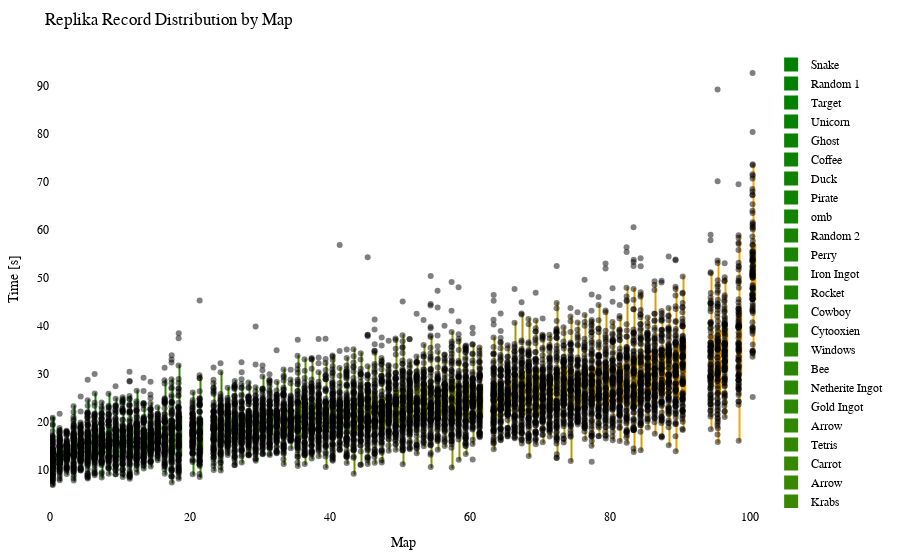

Notebook code for this chart:
### Code cell
import plotly.graph_objects as go
import plotly.io as pio
from matplotlib.colors import LinearSegmentedColormap, to_hex

df = getRecordsDataframe(minigame="Replika")

# sort df columns by mean value 
df = df.reindex(df.mean().sort_values().index, axis=1)

# drop sum column
df = df.drop(columns=["Sum"])

# replace 25 with NaN
df = df.replace(25, np.nan)

# remove "ms " from column names
df.columns = df.columns.str.replace('ms ', '')

# Exclude the first column (assuming it's the column you don't want to include)
df_to_html = df.iloc[:, 1:]

# Calculate the offset for centering the data points
num_columns = len(df_to_html.columns)
offset = 0.5

# Create a green to orange gradient
cmap = LinearSegmentedColormap.from_list("green_orange", ["green", "orange"])
colors = [to_hex(cmap(i / (num_columns - 1))) for i in range(num_columns)]

# Create a Swarm plot using Plotly
fig = go.Figure()

for i, (column, color) in enumerate(zip(df_to_html.columns, colors)):
    x_values = [i + offset] * len(df_to_html[column])  # Adjust x-values with offset for horizontal centering
    fig.add_trace(go.Box(x=x_values,
                         y=df_to_html[column],
                         name=column,
                         boxpoints='all',
                         pointpos=-0.5,  # Adjust point position to prevent overlapping
                         marker=dict(color='rgba(0,0,0,0.5)', size=6),  # Adjust marker color and size
                         line=dict(color=color),
                         fillcolor=color,
                         hovertext=df_to_html.index,
                         hoverinfo='name+text+y',
                         showlegend=True))

fig.update_layout(title="Replika Record Distribution by Map",
                  xaxis=dict(title="Map"),
                  yaxis=dict(title="Time [s]"),
                  showlegend=True,
                  font=dict(family="Arial", size=12, color="black"),  # Customize font
                  plot_bgcolor="white",  # Set background color
                  margin=dict(l=50, r=50, t=50, b=50),  # Adjust margins for better layout
                  )

# Show the figure
fig.show()

# Export the plot to an HTML file
pio.write_html(fig, "out/repl_swarm_plot.html")

### Figure 1 — Plotly figure (JSON) as saved in the notebook; plotly's stock layout.template omitted (floating-point values rounded to 4 significant figures; data arrays with more than 128 entries replaced by an {"elided": "..."} marker saying what was removed)
{"data": [{"boxpoints": "all", "fillcolor": "#008000", "hoverinfo": "name+text+y", "hovertext": {"elided": "133 str values"}, "line": {"color": "#008000"}, "marker": {"color": "rgba(0,0,0,0.5)", "size": 6}, "name": "Snake", "pointpos": -0.5, "showlegend": true, "type": "box", "x": {"elided": "133 float values"}, "y": {"elided": "133 float values"}}, {"boxpoints": "all", "fillcolor": "#028000", "hoverinfo": "name+text+y", "hovertext": {"elided": "133 str values"}, "line": {"color": "#028000"}, "marker": {"color": "rgba(0,0,0,0.5)", "size": 6}, "name": "Random 1", "pointpos": -0.5, "showlegend": true, "type": "box", "x": {"elided": "133 float values"}, "y": {"elided": "133 float values"}}, {"boxpoints": "all", "fillcolor": "#058100", "hoverinfo": "name+text+y", "hovertext": {"elided": "133 str values"}, "line": {"color": "#058100"}, "marker": {"color": "rgba(0,0,0,0.5)", "size": 6}, "name": "Target", "pointpos": -0.5, "showlegend": true, "type": "box", "x": {"elided": "133 float values"}, "y": {"elided": "133 float values"}}, {"boxpoints": "all", "fillcolor": "#078100", "hoverinfo": "name+text+y", "hovertext": {"elided": "133 str values"}, "line": {"color": "#078100"}, "marker": {"color": "rgba(0,0,0,0.5)", "size": 6}, "name": "Unicorn", "pointpos": -0.5, "showlegend": true, "type": "box", "x": {"elided": "133 float values"}, "y": {"elided": "133 float values"}}, {"boxpoints": "all", "fillcolor": "#0a8100", "hoverinfo": "name+text+y", "hovertext": {"elided": "133 str values"}, "line": {"color": "#0a8100"}, "marker": {"color": "rgba(0,0,0,0.5)", "size": 6}, "name": "Ghost", "pointpos": -0.5, "showlegend": true, "type": "box", "x": {"elided": "133 float values"}, "y": {"elided": "133 float values"}}, {"boxpoints": "all", "fillcolor": "#0c8200", "hoverinfo": "name+text+y", "hovertext": {"elided": "133 str values"}, "line": {"color": "#0c8200"}, "marker": {"color": "rgba(0,0,0,0.5)", "size": 6}, "name": "Coffee", "pointpos": -0.5, "showlegend": true, "type": "box", "x": {"elided": "133 float values"}, "y": {"elided": "133 float values"}}, {"boxpoints": "all", "fillcolor": "#0f8200", "hoverinfo": "name+text+y", "hovertext": {"elided": "133 str values"}, "line": {"color": "#0f8200"}, "marker": {"color": "rgba(0,0,0,0.5)", "size": 6}, "name": "Duck", "pointpos": -0.5, "showlegend": true, "type": "box", "x": {"elided": "133 float values"}, "y": {"elided": "133 float values"}}, {"boxpoints": "all", "fillcolor": "#118200", "hoverinfo": "name+text+y", "hovertext": {"elided": "133 str values"}, "line": {"color": "#118200"}, "marker": {"color": "rgba(0,0,0,0.5)", "size": 6}, "name": "Pirate", "pointpos": -0.5, "showlegend": true, "type": "box", "x": {"elided": "133 float values"}, "y": {"elided": "133 float values"}}, {"boxpoints": "all", "fillcolor": "#148300", "hoverinfo": "name+text+y", "hovertext": {"elided": "133 str values"}, "line": {"color": "#148300"}, "marker": {"color": "rgba(0,0,0,0.5)", "size": 6}, "name": "omb", "pointpos": -0.5, "showlegend": true, "type": "box", "x": {"elided": "133 float values"}, "y": {"elided": "133 float values"}}, {"boxpoints": "all", "fillcolor": "#178300", "hoverinfo": "name+text+y", "hovertext": {"elided": "133 str values"}, "line": {"color": "#178300"}, "marker": {"color": "rgba(0,0,0,0.5)", "size": 6}, "name": "Random 2", "pointpos": -0.5, "showlegend": true, "type": "box", "x": {"elided": "133 float values"}, "y": {"elided": "133 float values"}}, {"boxpoints": "all", "fillcolor": "#198400", "hoverinfo": "name+text+y", "hovertext": {"elided": "133 str values"}, "line": {"color": "#198400"}, "marker": {"color": "rgba(0,0,0,0.5)", "size": 6}, "name": "Perry", "pointpos": -0.5, "showlegend": true, "type": "box", "x": {"elided": "133 float values"}, "y": {"elided": "133 float values"}}, {"boxpoints": "all", "fillcolor": "#1c8400", "hoverinfo": "name+text+y", "hovertext": {"elided": "133 str values"}, "line": {"color": "#1c8400"}, "marker": {"color": "rgba(0,0,0,0.5)", "size": 6}, "name": "Iron Ingot", "pointpos": -0.5, "showlegend": true, "type": "box", "x": {"elided": "133 float values"}, "y": {"elided": "133 float values"}}, {"boxpoints": "all", "fillcolor": "#1e8400", "hoverinfo": "name+text+y", "hovertext": {"elided": "133 str values"}, "line": {"color": "#1e8400"}, "marker": {"color": "rgba(0,0,0,0.5)", "size": 6}, "name": "Rocket", "pointpos": -0.5, "showlegend": true, "type": "box", "x": {"elided": "133 float values"}, "y": {"elided": "133 float values"}}, {"boxpoints": "all", "fillcolor": "#218500", "hoverinfo": "name+text+y", "hovertext": {"elided": "133 str values"}, "line": {"color": "#218500"}, "marker": {"color": "rgba(0,0,0,0.5)", "size": 6}, "name": "Cowboy", "pointpos": -0.5, "showlegend": true, "type": "box", "x": {"elided": "133 float values"}, "y": {"elided": "133 float values"}}, {"boxpoints": "all", "fillcolor": "#238500", "hoverinfo": "name+text+y", "hovertext": {"elided": "133 str values"}, "line": {"color": "#238500"}, "marker": {"color": "rgba(0,0,0,0.5)", "size": 6}, "name": "Cytooxien", "pointpos": -0.5, "showlegend": true, "type": "box", "x": {"elided": "133 float values"}, "y": {"elided": "133 float values"}}, {"boxpoints": "all", "fillcolor": "#268600", "hoverinfo": "name+text+y", "hovertext": {"elided": "133 str values"}, "line": {"color": "#268600"}, "marker": {"color": "rgba(0,0,0,0.5)", "size": 6}, "name": "Windows", "pointpos": -0.5, "showlegend": true, "type": "box", "x": {"elided": "133 float values"}, "y": {"elided": "133 float values"}}, {"boxpoints": "all", "fillcolor": "#288600", "hoverinfo": "name+text+y", "hovertext": {"elided": "133 str values"}, "line": {"color": "#288600"}, "marker": {"color": "rgba(0,0,0,0.5)", "size": 6}, "name": "Bee", "pointpos": -0.5, "showlegend": true, "type": "box", "x": {"elided": "133 float values"}, "y": {"elided": "133 float values"}}, {"boxpoints": "all", "fillcolor": "#2b8600", "hoverinfo": "name+text+y", "hovertext": {"elided": "133 str values"}, "line": {"color": "#2b8600"}, "marker": {"color": "rgba(0,0,0,0.5)", "size": 6}, "name": "Netherite Ingot", "pointpos": -0.5, "showlegend": true, "type": "box", "x": {"elided": "133 float values"}, "y": {"elided": "133 float values"}}, {"boxpoints": "all", "fillcolor": "#2e8700", "hoverinfo": "name+text+y", "hovertext": {"elided": "133 str values"}, "line": {"color": "#2e8700"}, "marker": {"color": "rgba(0,0,0,0.5)", "size": 6}, "name": "Gold Ingot", "pointpos": -0.5, "showlegend": true, "type": "box", "x": {"elided": "133 float values"}, "y": {"elided": "133 float values"}}, {"boxpoints": "all", "fillcolor": "#308700", "hoverinfo": "name+text+y", "hovertext": {"elided": "133 str values"}, "line": {"color": "#308700"}, "marker": {"color": "rgba(0,0,0,0.5)", "size": 6}, "name": "Arrow", "pointpos": -0.5, "showlegend": true, "type": "box", "x": {"elided": "133 float values"}, "y": {"elided": "133x2 float values"}}, {"boxpoints": "all", "fillcolor": "#338700", "hoverinfo": "name+text+y", "hovertext": {"elided": "133 str values"}, "line": {"color": "#338700"}, "marker": {"color": "rgba(0,0,0,0.5)", "size": 6}, "name": "Tetris", "pointpos": -0.5, "showlegend": true, "type": "box", "x": {"elided": "133 float values"}, "y": {"elided": "133 float values"}}, {"boxpoints": "all", "fillcolor": "#358800", "hoverinfo": "name+text+y", "hovertext": {"elided": "133 str values"}, "line": {"color": "#358800"}, "marker": {"color": "rgba(0,0,0,0.5)", "size": 6}, "name": "Carrot", "pointpos": -0.5, "showlegend": true, "type": "box", "x": {"elided": "133 float values"}, "y": {"elided": "133 float values"}}, {"boxpoints": "all", "fillcolor": "#388800", "hoverinfo": "name+text+y", "hovertext": {"elided": "133 str values"}, "line": {"color": "#388800"}, "marker": {"color": "rgba(0,0,0,0.5)", "size": 6}, "name": "Arrow", "pointpos": -0.5, "showlegend": true, "type": "box", "x": {"elided": "133 float values"}, "y": {"elided": "133x2 float values"}}, {"boxpoints": "all", "fillcolor": "#3a8800", "hoverinfo": "name+text+y", "hovertext": {"elided": "133 str values"}, "line": {"color": "#3a8800"}, "marker": {"color": "rgba(0,0,0,0.5)", "size": 6}, "name": "Krabs", "pointpos": -0.5, "showlegend": true, "type": "box", "x": {"elided": "133 float values"}, "y": {"elided": "133 float values"}}, {"boxpoints": "all", "fillcolor": "#3d8900", "hoverinfo": "name+text+y", "hovertext": {"elided": "133 str values"}, "line": {"color": "#3d8900"}, "marker": {"color": "rgba(0,0,0,0.5)", "size": 6}, "name": "Poppy", "pointpos": -0.5, "showlegend": true, "type": "box", "x": {"elided": "133 float values"}, "y": {"elided": "133 float values"}}, {"boxpoints": "all", "fillcolor": "#408900", "hoverinfo": "name+text+y", "hovertext": {"elided": "133 str values"}, "line": {"color": "#408900"}, "marker": {"color": "rgba(0,0,0,0.5)", "size": 6}, "name": "Cookie", "pointpos": -0.5, "showlegend": true, "type": "box", "x": {"elided": "133 float values"}, "y": {"elided": "133 float values"}}, {"boxpoints": "all", "fillcolor": "#428a00", "hoverinfo": "name+text+y", "hovertext": {"elided": "133 str values"}, "line": {"color": "#428a00"}, "marker": {"color": "rgba(0,0,0,0.5)", "size": 6}, "name": "Pacman Ghost", "pointpos": -0.5, "showlegend": true, "type": "box", "x": {"elided": "133 float values"}, "y": {"elided": "133 float values"}}, {"boxpoints": "all", "fillcolor": "#458a00", "hoverinfo": "name+text+y", "hovertext": {"elided": "133 str values"}, "line": {"color": "#458a00"}, "marker": {"color": "rgba(0,0,0,0.5)", "size": 6}, "name": "Water Temple", "pointpos": -0.5, "showlegend": true, "type": "box", "x": {"elided": "133 float values"}, "y": {"elided": "133 float values"}}, {"boxpoints": "all", "fillcolor": "#478a00", "hoverinfo": "name+text+y", "hovertext": {"elided": "133 str values"}, "line": {"color": "#478a00"}, "marker": {"color": "rgba(0,0,0,0.5)", "size": 6}, "name": "Twitch", "pointpos": -0.5, "showlegend": true, "type": "box", "x": {"elided": "133 float values"}, "y": {"elided": "133 float values"}}, {"boxpoints": "all", "fillcolor": "#4a8b00", "hoverinfo": "name+text+y", "hovertext": {"elided": "133 str values"}, "line": {"color": "#4a8b00"}, "marker": {"color": "rgba(0,0,0,0.5)", "size": 6}, "name": "Koopa", "pointpos": -0.5, "showlegend": true, "type": "box", "x": {"elided": "133 float values"}, "y": {"elided": "133 float values"}}, {"boxpoints": "all", "fillcolor": "#4c8b00", "hoverinfo": "name+text+y", "hovertext": {"elided": "133 str values"}, "line": {"color": "#4c8b00"}, "marker": {"color": "rgba(0,0,0,0.5)", "size": 6}, "name": "Diskette", "pointpos": -0.5, "showlegend": true, "type": "box", "x": {"elided": "133 float values"}, "y": {"elided": "133 float values"}}, {"boxpoints": "all", "fillcolor": "#4f8b00", "hoverinfo": "name+text+y", "hovertext": {"elided": "133 str values"}, "line": {"color": "#4f8b00"}, "marker": {"color": "rgba(0,0,0,0.5)", "size": 6}, "name": "Poke Ball", "pointpos": -0.5, "showlegend": true, "type": "box", "x": {"elided": "133 float values"}, "y": {"elided": "133 float values"}}, {"boxpoints": "all", "fillcolor": "#518c00", "hoverinfo": "name+text+y", "hovertext": {"elided": "133 str values"}, "line": {"color": "#518c00"}, "marker": {"color": "rgba(0,0,0,0.5)", "size": 6}, "name": "Controller", "pointpos": -0.5, "showlegend": true, "type": "box", "x": {"elided": "133 float values"}, "y": {"elided": "133 float values"}}, {"boxpoints": "all", "fillcolor": "#548c00", "hoverinfo": "name+text+y", "hovertext": {"elided": "133 str values"}, "line": {"color": "#548c00"}, "marker": {"color": "rgba(0,0,0,0.5)", "size": 6}, "name": "Mario", "pointpos": -0.5, "showlegend": true, "type": "box", "x": {"elided": "133 float values"}, "y": {"elided": "133 float values"}}, {"boxpoints": "all", "fillcolor": "#578d00", "hoverinfo": "name+text+y", "hovertext": {"elided": "133 str values"}, "line": {"color": "#578d00"}, "marker": {"color": "rgba(0,0,0,0.5)", "size": 6}, "name": "Camera", "pointpos": -0.5, "showlegend": true, "type": "box", "x": {"elided": "133 float values"}, "y": {"elided": "133 float values"}}, {"boxpoints": "all", "fillcolor": "#598d00", "hoverinfo": "name+text+y", "hovertext": {"elided": "133 str values"}, "line": {"color": "#598d00"}, "marker": {"color": "rgba(0,0,0,0.5)", "size": 6}, "name": "House", "pointpos": -0.5, "showlegend": true, "type": "box", "x": {"elided": "133 float values"}, "y": {"elided": "133 float values"}}, {"boxpoints": "all", "fillcolor": "#5c8d00", "hoverinfo": "name+text+y", "hovertext": {"elided": "133 str values"}, "line": {"color": "#5c8d00"}, "marker": {"color": "rgba(0,0,0,0.5)", "size": 6}, "name": "Caterpie", "pointpos": -0.5, "showlegend": true, "type": "box", "x": {"elided": "133 float values"}, "y": {"elided": "133 float values"}}, {"boxpoints": "all", "fillcolor": "#5e8e00", "hoverinfo": "name+text+y", "hovertext": {"elided": "133 str values"}, "line": {"color": "#5e8e00"}, "marker": {"color": "rgba(0,0,0,0.5)", "size": 6}, "name": "YouTube", "pointpos": -0.5, "showlegend": true, "type": "box", "x": {"elided": "133 float values"}, "y": {"elided": "133 float values"}}, {"boxpoints": "all", "fillcolor": "#618e00", "hoverinfo": "name+text+y", "hovertext": {"elided": "133 str values"}, "line": {"color": "#618e00"}, "marker": {"color": "rgba(0,0,0,0.5)", "size": 6}, "name": "Parrot", "pointpos": -0.5, "showlegend": true, "type": "box", "x": {"elided": "133 float values"}, "y": {"elided": "133 float values"}}, {"boxpoints": "all", "fillcolor": "#638e00", "hoverinfo": "name+text+y", "hovertext": {"elided": "133 str values"}, "line": {"color": "#638e00"}, "marker": {"color": "rgba(0,0,0,0.5)", "size": 6}, "name": "Baby Yoda", "pointpos": -0.5, "showlegend": true, "type": "box", "x": {"elided": "133 float values"}, "y": {"elided": "133 float values"}}, {"boxpoints": "all", "fillcolor": "#668f00", "hoverinfo": "name+text+y", "hovertext": {"elided": "133 str values"}, "line": {"color": "#668f00"}, "marker": {"color": "rgba(0,0,0,0.5)", "size": 6}, "name": "Chicken", "pointpos": -0.5, "showlegend": true, "type": "box", "x": {"elided": "133 float values"}, "y": {"elided": "133 float values"}}, {"boxpoints": "all", "fillcolor": "#688f00", "hoverinfo": "name+text+y", "hovertext": {"elided": "133 str values"}, "line": {"color": "#688f00"}, "marker": {"color": "rgba(0,0,0,0.5)", "size": 6}, "name": "Twitter", "pointpos": -0.5, "showlegend": true, "type": "box", "x": {"elided": "133 float values"}, "y": {"elided": "133 float values"}}, {"boxpoints": "all", "fillcolor": "#6b9000", "hoverinfo": "name+text+y", "hovertext": {"elided": "133 str values"}, "line": {"color": "#6b9000"}, "marker": {"color": "rgba(0,0,0,0.5)", "size": 6}, "name": "Sonic", "pointpos": -0.5, "showlegend": true, "type": "box", "x": {"elided": "133 float values"}, "y": {"elided": "133 float values"}}, {"boxpoints": "all", "fillcolor": "#6e9000", "hoverinfo": "name+text+y", "hovertext": {"elided": "133 str values"}, "line": {"color": "#6e9000"}, "marker": {"color": "rgba(0,0,0,0.5)", "size": 6}, "name": "Excavator", "pointpos": -0.5, "showlegend": true, "type": "box", "x": {"elided": "133 float values"}, "y": {"elided": "133 float values"}}, {"boxpoints": "all", "fillcolor": "#709000", "hoverinfo": "name+text+y", "hovertext": {"elided": "133 str values"}, "line": {"color": "#709000"}, "marker": {"color": "rgba(0,0,0,0.5)", "size": 6}, "name": "Fox", "pointpos": -0.5, "showlegend": true, "type": "box", "x": {"elided": "133 float values"}, "y": {"elided": "133 float values"}}, {"boxpoints": "all", "fillcolor": "#739100", "hoverinfo": "name+text+y", "hovertext": {"elided": "133 str values"}, "line": {"color": "#739100"}, "marker": {"color": "rgba(0,0,0,0.5)", "size": 6}, "name": "Egg", "pointpos": -0.5, "showlegend": true, "type": "box", "x": {"elided": "133 float values"}, "y": {"elided": "133 float values"}}, {"boxpoints": "all", "fillcolor": "#759100", "hoverinfo": "name+text+y", "hovertext": {"elided": "133 str values"}, "line": {"color": "#759100"}, "marker": {"color": "rgba(0,0,0,0.5)", "size": 6}, "name": "Frog", "pointpos": -0.5, "showlegend": true, "type": "box", "x": {"elided": "133 float values"}, "y": {"elided": "133 float values"}}, {"boxpoints": "all", "fillcolor": "#789100", "hoverinfo": "name+text+y", "hovertext": {"elided": "133 str values"}, "line": {"color": "#789100"}, "marker": {"color": "rgba(0,0,0,0.5)", "size": 6}, "name": "of Meat", "pointpos": -0.5, "showlegend": true, "type": "box", "x": {"elided": "133 float values"}, "y": {"elided": "133 float values"}}, {"boxpoints": "all", "fillcolor": "#7a9200", "hoverinfo": "name+text+y", "hovertext": {"elided": "133 str values"}, "line": {"color": "#7a9200"}, "marker": {"color": "rgba(0,0,0,0.5)", "size": 6}, "name": "Thinking 2", "pointpos": -0.5, "showlegend": true, "type": "box", "x": {"elided": "133 float values"}, "y": {"elided": "133 float values"}}, {"boxpoints": "all", "fillcolor": "#7d9200", "hoverinfo": "name+text+y", "hovertext": {"elided": "133 str values"}, "line": {"color": "#7d9200"}, "marker": {"color": "rgba(0,0,0,0.5)", "size": 6}, "name": "Tree", "pointpos": -0.5, "showlegend": true, "type": "box", "x": {"elided": "133 float values"}, "y": {"elided": "133 float values"}}, {"boxpoints": "all", "fillcolor": "#809300", "hoverinfo": "name+text+y", "hovertext": {"elided": "133 str values"}, "line": {"color": "#809300"}, "marker": {"color": "rgba(0,0,0,0.5)", "size": 6}, "name": "The Sea", "pointpos": -0.5, "showlegend": true, "type": "box", "x": {"elided": "133 float values"}, "y": {"elided": "133 float values"}}, {"boxpoints": "all", "fillcolor": "#829300", "hoverinfo": "name+text+y", "hovertext": {"elided": "133 str values"}, "line": {"color": "#829300"}, "marker": {"color": "rgba(0,0,0,0.5)", "size": 6}, "name": "Thinking", "pointpos": -0.5, "showlegend": true, "type": "box", "x": {"elided": "133 float values"}, "y": {"elided": "133 float values"}}, {"boxpoints": "all", "fillcolor": "#859300", "hoverinfo": "name+text+y", "hovertext": {"elided": "133 str values"}, "line": {"color": "#859300"}, "marker": {"color": "rgba(0,0,0,0.5)", "size": 6}, "name": "ppHop 2", "pointpos": -0.5, "showlegend": true, "type": "box", "x": {"elided": "133 float values"}, "y": {"elided": "133 float values"}}, {"boxpoints": "all", "fillcolor": "#879400", "hoverinfo": "name+text+y", "hovertext": {"elided": "133 str values"}, "line": {"color": "#879400"}, "marker": {"color": "rgba(0,0,0,0.5)", "size": 6}, "name": "Heart", "pointpos": -0.5, "showlegend": true, "type": "box", "x": {"elided": "133 float values"}, "y": {"elided": "133 float values"}}, {"boxpoints": "all", "fillcolor": "#8a9400", "hoverinfo": "name+text+y", "hovertext": {"elided": "133 str values"}, "line": {"color": "#8a9400"}, "marker": {"color": "rgba(0,0,0,0.5)", "size": 6}, "name": "Pizza", "pointpos": -0.5, "showlegend": true, "type": "box", "x": {"elided": "133 float values"}, "y": {"elided": "133 float values"}}, {"boxpoints": "all", "fillcolor": "#8c9400", "hoverinfo": "name+text+y", "hovertext": {"elided": "133 str values"}, "line": {"color": "#8c9400"}, "marker": {"color": "rgba(0,0,0,0.5)", "size": 6}, "name": "Up", "pointpos": -0.5, "showlegend": true, "type": "box", "x": {"elided": "133 float values"}, "y": {"elided": "133 float values"}}, {"boxpoints": "all", "fillcolor": "#8f9500", "hoverinfo": "name+text+y", "hovertext": {"elided": "133 str values"}, "line": {"color": "#8f9500"}, "marker": {"color": "rgba(0,0,0,0.5)", "size": 6}, "name": "Skeleton", "pointpos": -0.5, "showlegend": true, "type": "box", "x": {"elided": "133 float values"}, "y": {"elided": "133 float values"}}, {"boxpoints": "all", "fillcolor": "#919500", "hoverinfo": "name+text+y", "hovertext": {"elided": "133 str values"}, "line": {"color": "#919500"}, "marker": {"color": "rgba(0,0,0,0.5)", "size": 6}, "name": "Sheep", "pointpos": -0.5, "showlegend": true, "type": "box", "x": {"elided": "133 float values"}, "y": {"elided": "133 float values"}}, {"boxpoints": "all", "fillcolor": "#949500", "hoverinfo": "name+text+y", "hovertext": {"elided": "133 str values"}, "line": {"color": "#949500"}, "marker": {"color": "rgba(0,0,0,0.5)", "size": 6}, "name": "Cherry", "pointpos": -0.5, "showlegend": true, "type": "box", "x": {"elided": "133 float values"}, "y": {"elided": "133 float values"}}, {"boxpoints": "all", "fillcolor": "#979600", "hoverinfo": "name+text+y", "hovertext": {"elided": "133 str values"}, "line": {"color": "#979600"}, "marker": {"color": "rgba(0,0,0,0.5)", "size": 6}, "name": "French Fries", "pointpos": -0.5, "showlegend": true, "type": "box", "x": {"elided": "133 float values"}, "y": {"elided": "133 float values"}}, {"boxpoints": "all", "fillcolor": "#999600", "hoverinfo": "name+text+y", "hovertext": {"elided": "133 str values"}, "line": {"color": "#999600"}, "marker": {"color": "rgba(0,0,0,0.5)", "size": 6}, "name": "Mountain", "pointpos": -0.5, "showlegend": true, "type": "box", "x": {"elided": "133 float values"}, "y": {"elided": "133 float values"}}, {"boxpoints": "all", "fillcolor": "#9c9700", "hoverinfo": "name+text+y", "hovertext": {"elided": "133 str values"}, "line": {"color": "#9c9700"}, "marker": {"color": "rgba(0,0,0,0.5)", "size": 6}, "name": "Among Us", "pointpos": -0.5, "showlegend": true, "type": "box", "x": {"elided": "133 float values"}, "y": {"elided": "133 float values"}}, {"boxpoints": "all", "fillcolor": "#9e9700", "hoverinfo": "name+text+y", "hovertext": {"elided": "133 str values"}, "line": {"color": "#9e9700"}, "marker": {"color": "rgba(0,0,0,0.5)", "size": 6}, "name": "Cow", "pointpos": -0.5, "showlegend": true, "type": "box", "x": {"elided": "133 float values"}, "y": {"elided": "133x2 float values"}}, {"boxpoints": "all", "fillcolor": "#a19700", "hoverinfo": "name+text+y", "hovertext": {"elided": "133 str values"}, "line": {"color": "#a19700"}, "marker": {"color": "rgba(0,0,0,0.5)", "size": 6}, "name": "Wizard", "pointpos": -0.5, "showlegend": true, "type": "box", "x": {"elided": "133 float values"}, "y": {"elided": "133 float values"}}, {"boxpoints": "all", "fillcolor": "#a39800", "hoverinfo": "name+text+y", "hovertext": {"elided": "133 str values"}, "line": {"color": "#a39800"}, "marker": {"color": "rgba(0,0,0,0.5)", "size": 6}, "name": "Hourglass", "pointpos": -0.5, "showlegend": true, "type": "box", "x": {"elided": "133 float values"}, "y": {"elided": "133 float values"}}, {"boxpoints": "all", "fillcolor": "#a69800", "hoverinfo": "name+text+y", "hovertext": {"elided": "133 str values"}, "line": {"color": "#a69800"}, "marker": {"color": "rgba(0,0,0,0.5)", "size": 6}, "name": "Blue Monster", "pointpos": -0.5, "showlegend": true, "type": "box", "x": {"elided": "133 float values"}, "y": {"elided": "133 float values"}}, {"boxpoints": "all", "fillcolor": "#a89800", "hoverinfo": "name+text+y", "hovertext": {"elided": "133 str values"}, "line": {"color": "#a89800"}, "marker": {"color": "rgba(0,0,0,0.5)", "size": 6}, "name": "Galaxian Alien", "pointpos": -0.5, "showlegend": true, "type": "box", "x": {"elided": "133 float values"}, "y": {"elided": "133 float values"}}, {"boxpoints": "all", "fillcolor": "#ab9900", "hoverinfo": "name+text+y", "hovertext": {"elided": "133 str values"}, "line": {"color": "#ab9900"}, "marker": {"color": "rgba(0,0,0,0.5)", "size": 6}, "name": "Zombie", "pointpos": -0.5, "showlegend": true, "type": "box", "x": {"elided": "133 float values"}, "y": {"elided": "133 float values"}}, {"boxpoints": "all", "fillcolor": "#ae9900", "hoverinfo": "name+text+y", "hovertext": {"elided": "133 str values"}, "line": {"color": "#ae9900"}, "marker": {"color": "rgba(0,0,0,0.5)", "size": 6}, "name": "Eevee", "pointpos": -0.5, "showlegend": true, "type": "box", "x": {"elided": "133 float values"}, "y": {"elided": "133 float values"}}, {"boxpoints": "all", "fillcolor": "#b09a00", "hoverinfo": "name+text+y", "hovertext": {"elided": "133 str values"}, "line": {"color": "#b09a00"}, "marker": {"color": "rgba(0,0,0,0.5)", "size": 6}, "name": "ppHop 1", "pointpos": -0.5, "showlegend": true, "type": "box", "x": {"elided": "133 float values"}, "y": {"elided": "133 float values"}}, {"boxpoints": "all", "fillcolor": "#b39a00", "hoverinfo": "name+text+y", "hovertext": {"elided": "133 str values"}, "line": {"color": "#b39a00"}, "marker": {"color": "rgba(0,0,0,0.5)", "size": 6}, "name": "Spider", "pointpos": -0.5, "showlegend": true, "type": "box", "x": {"elided": "133 float values"}, "y": {"elided": "133 float values"}}, {"boxpoints": "all", "fillcolor": "#b59a00", "hoverinfo": "name+text+y", "hovertext": {"elided": "133 str values"}, "line": {"color": "#b59a00"}, "marker": {"color": "rgba(0,0,0,0.5)", "size": 6}, "name": "Turtle", "pointpos": -0.5, "showlegend": true, "type": "box", "x": {"elided": "133 float values"}, "y": {"elided": "133 float values"}}, {"boxpoints": "all", "fillcolor": "#b89b00", "hoverinfo": "name+text+y", "hovertext": {"elided": "133 str values"}, "line": {"color": "#b89b00"}, "marker": {"color": "rgba(0,0,0,0.5)", "size": 6}, "name": "Penguin", "pointpos": -0.5, "showlegend": true, "type": "box", "x": {"elided": "133 float values"}, "y": {"elided": "133 float values"}}, {"boxpoints": "all", "fillcolor": "#ba9b00", "hoverinfo": "name+text+y", "hovertext": {"elided": "133 str values"}, "line": {"color": "#ba9b00"}, "marker": {"color": "rgba(0,0,0,0.5)", "size": 6}, "name": "Slime", "pointpos": -0.5, "showlegend": true, "type": "box", "x": {"elided": "133 float values"}, "y": {"elided": "133 float values"}}, {"boxpoints": "all", "fillcolor": "#bd9b00", "hoverinfo": "name+text+y", "hovertext": {"elided": "133 str values"}, "line": {"color": "#bd9b00"}, "marker": {"color": "rgba(0,0,0,0.5)", "size": 6}, "name": "Mouse", "pointpos": -0.5, "showlegend": true, "type": "box", "x": {"elided": "133 float values"}, "y": {"elided": "133 float values"}}, {"boxpoints": "all", "fillcolor": "#c09c00", "hoverinfo": "name+text+y", "hovertext": {"elided": "133 str values"}, "line": {"color": "#c09c00"}, "marker": {"color": "rgba(0,0,0,0.5)", "size": 6}, "name": "Instagram", "pointpos": -0.5, "showlegend": true, "type": "box", "x": {"elided": "133 float values"}, "y": {"elided": "133 float values"}}, {"boxpoints": "all", "fillcolor": "#c29c00", "hoverinfo": "name+text+y", "hovertext": {"elided": "133 str values"}, "line": {"color": "#c29c00"}, "marker": {"color": "rgba(0,0,0,0.5)", "size": 6}, "name": "muss los", "pointpos": -0.5, "showlegend": true, "type": "box", "x": {"elided": "133 float values"}, "y": {"elided": "133 float values"}}, {"boxpoints": "all", "fillcolor": "#c59d00", "hoverinfo": "name+text+y", "hovertext": {"elided": "133 str values"}, "line": {"color": "#c59d00"}, "marker": {"color": "rgba(0,0,0,0.5)", "size": 6}, "name": "Skeleton Skull", "pointpos": -0.5, "showlegend": true, "type": "box", "x": {"elided": "133 float values"}, "y": {"elided": "133 float values"}}, {"boxpoints": "all", "fillcolor": "#c79d00", "hoverinfo": "name+text+y", "hovertext": {"elided": "133 str values"}, "line": {"color": "#c79d00"}, "marker": {"color": "rgba(0,0,0,0.5)", "size": 6}, "name": "Cake", "pointpos": -0.5, "showlegend": true, "type": "box", "x": {"elided": "133 float values"}, "y": {"elided": "133 float values"}}, {"boxpoints": "all", "fillcolor": "#ca9d00", "hoverinfo": "name+text+y", "hovertext": {"elided": "133 str values"}, "line": {"color": "#ca9d00"}, "marker": {"color": "rgba(0,0,0,0.5)", "size": 6}, "name": "Blinky", "pointpos": -0.5, "showlegend": true, "type": "box", "x": {"elided": "133 float values"}, "y": {"elided": "133 float values"}}, {"boxpoints": "all", "fillcolor": "#cc9e00", "hoverinfo": "name+text+y", "hovertext": {"elided": "133 str values"}, "line": {"color": "#cc9e00"}, "marker": {"color": "rgba(0,0,0,0.5)", "size": 6}, "name": "Globe", "pointpos": -0.5, "showlegend": true, "type": "box", "x": {"elided": "133 float values"}, "y": {"elided": "133 float values"}}, {"boxpoints": "all", "fillcolor": "#cf9e00", "hoverinfo": "name+text+y", "hovertext": {"elided": "133 str values"}, "line": {"color": "#cf9e00"}, "marker": {"color": "rgba(0,0,0,0.5)", "size": 6}, "name": "Charizard", "pointpos": -0.5, "showlegend": true, "type": "box", "x": {"elided": "133 float values"}, "y": {"elided": "133 float values"}}, {"boxpoints": "all", "fillcolor": "#d19e00", "hoverinfo": "name+text+y", "hovertext": {"elided": "133 str values"}, "line": {"color": "#d19e00"}, "marker": {"color": "rgba(0,0,0,0.5)", "size": 6}, "name": "Princess", "pointpos": -0.5, "showlegend": true, "type": "box", "x": {"elided": "133 float values"}, "y": {"elided": "133 float values"}}, {"boxpoints": "all", "fillcolor": "#d49f00", "hoverinfo": "name+text+y", "hovertext": {"elided": "133 str values"}, "line": {"color": "#d49f00"}, "marker": {"color": "rgba(0,0,0,0.5)", "size": 6}, "name": "Apple", "pointpos": -0.5, "showlegend": true, "type": "box", "x": {"elided": "133 float values"}, "y": {"elided": "133 float values"}}, {"boxpoints": "all", "fillcolor": "#d79f00", "hoverinfo": "name+text+y", "hovertext": {"elided": "133 str values"}, "line": {"color": "#d79f00"}, "marker": {"color": "rgba(0,0,0,0.5)", "size": 6}, "name": "Kitty", "pointpos": -0.5, "showlegend": true, "type": "box", "x": {"elided": "133 float values"}, "y": {"elided": "133 float values"}}, {"boxpoints": "all", "fillcolor": "#d99f00", "hoverinfo": "name+text+y", "hovertext": {"elided": "133 str values"}, "line": {"color": "#d99f00"}, "marker": {"color": "rgba(0,0,0,0.5)", "size": 6}, "name": "TNT", "pointpos": -0.5, "showlegend": true, "type": "box", "x": {"elided": "133 float values"}, "y": {"elided": "133 float values"}}, {"boxpoints": "all", "fillcolor": "#dca000", "hoverinfo": "name+text+y", "hovertext": {"elided": "133 str values"}, "line": {"color": "#dca000"}, "marker": {"color": "rgba(0,0,0,0.5)", "size": 6}, "name": "Mooshroom", "pointpos": -0.5, "showlegend": true, "type": "box", "x": {"elided": "133 float values"}, "y": {"elided": "133 float values"}}, {"boxpoints": "all", "fillcolor": "#dea000", "hoverinfo": "name+text+y", "hovertext": {"elided": "133 str values"}, "line": {"color": "#dea000"}, "marker": {"color": "rgba(0,0,0,0.5)", "size": 6}, "name": "Smurf", "pointpos": -0.5, "showlegend": true, "type": "box", "x": {"elided": "133 float values"}, "y": {"elided": "133 float values"}}, {"boxpoints": "all", "fillcolor": "#e1a100", "hoverinfo": "name+text+y", "hovertext": {"elided": "133 str values"}, "line": {"color": "#e1a100"}, "marker": {"color": "rgba(0,0,0,0.5)", "size": 6}, "name": "Robin Hood", "pointpos": -0.5, "showlegend": true, "type": "box", "x": {"elided": "133 float values"}, "y": {"elided": "133 float values"}}, {"boxpoints": "all", "fillcolor": "#e3a100", "hoverinfo": "name+text+y", "hovertext": {"elided": "133 str values"}, "line": {"color": "#e3a100"}, "marker": {"color": "rgba(0,0,0,0.5)", "size": 6}, "name": "Toad", "pointpos": -0.5, "showlegend": true, "type": "box", "x": {"elided": "133 float values"}, "y": {"elided": "133 float values"}}, {"boxpoints": "all", "fillcolor": "#e6a100", "hoverinfo": "name+text+y", "hovertext": {"elided": "133 str values"}, "line": {"color": "#e6a100"}, "marker": {"color": "rgba(0,0,0,0.5)", "size": 6}, "name": "Guardian", "pointpos": -0.5, "showlegend": true, "type": "box", "x": {"elided": "133 float values"}, "y": {"elided": "133 float values"}}, {"boxpoints": "all", "fillcolor": "#e8a200", "hoverinfo": "name+text+y", "hovertext": {"elided": "133 str values"}, "line": {"color": "#e8a200"}, "marker": {"color": "rgba(0,0,0,0.5)", "size": 6}, "name": "Cow", "pointpos": -0.5, "showlegend": true, "type": "box", "x": {"elided": "133 float values"}, "y": {"elided": "133x2 float values"}}, {"boxpoints": "all", "fillcolor": "#eba200", "hoverinfo": "name+text+y", "hovertext": {"elided": "133 str values"}, "line": {"color": "#eba200"}, "marker": {"color": "rgba(0,0,0,0.5)", "size": 6}, "name": "Doge", "pointpos": -0.5, "showlegend": true, "type": "box", "x": {"elided": "133 float values"}, "y": {"elided": "133x2 float values"}}, {"boxpoints": "all", "fillcolor": "#eea300", "hoverinfo": "name+text+y", "hovertext": {"elided": "133 str values"}, "line": {"color": "#eea300"}, "marker": {"color": "rgba(0,0,0,0.5)", "size": 6}, "name": "Doge", "pointpos": -0.5, "showlegend": true, "type": "box", "x": {"elided": "133 float values"}, "y": {"elided": "133x2 float values"}}, {"boxpoints": "all", "fillcolor": "#f0a300", "hoverinfo": "name+text+y", "hovertext": {"elided": "133 str values"}, "line": {"color": "#f0a300"}, "marker": {"color": "rgba(0,0,0,0.5)", "size": 6}, "name": "Kirby", "pointpos": -0.5, "showlegend": true, "type": "box", "x": {"elided": "133 float values"}, "y": {"elided": "133 float values"}}, {"boxpoints": "all", "fillcolor": "#f3a300", "hoverinfo": "name+text+y", "hovertext": {"elided": "133 str values"}, "line": {"color": "#f3a300"}, "marker": {"color": "rgba(0,0,0,0.5)", "size": 6}, "name": "Ender Pearl", "pointpos": -0.5, "showlegend": true, "type": "box", "x": {"elided": "133 float values"}, "y": {"elided": "133 float values"}}, {"boxpoints": "all", "fillcolor": "#f5a400", "hoverinfo": "name+text+y", "hovertext": {"elided": "133 str values"}, "line": {"color": "#f5a400"}, "marker": {"color": "rgba(0,0,0,0.5)", "size": 6}, "name": "Piranha Plant", "pointpos": -0.5, "showlegend": true, "type": "box", "x": {"elided": "133 float values"}, "y": {"elided": "133 float values"}}, {"boxpoints": "all", "fillcolor": "#f8a400", "hoverinfo": "name+text+y", "hovertext": {"elided": "133 str values"}, "line": {"color": "#f8a400"}, "marker": {"color": "rgba(0,0,0,0.5)", "size": 6}, "name": "Deadpool", "pointpos": -0.5, "showlegend": true, "type": "box", "x": {"elided": "133 float values"}, "y": {"elided": "133x2 float values"}}, {"boxpoints": "all", "fillcolor": "#faa400", "hoverinfo": "name+text+y", "hovertext": {"elided": "133 str values"}, "line": {"color": "#faa400"}, "marker": {"color": "rgba(0,0,0,0.5)", "size": 6}, "name": "Pikachu", "pointpos": -0.5, "showlegend": true, "type": "box", "x": {"elided": "133 float values"}, "y": {"elided": "133 float values"}}, {"boxpoints": "all", "fillcolor": "#fda500", "hoverinfo": "name+text+y", "hovertext": {"elided": "133 str values"}, "line": {"color": "#fda500"}, "marker": {"color": "rgba(0,0,0,0.5)", "size": 6}, "name": "Deadpool", "pointpos": -0.5, "showlegend": true, "type": "box", "x": {"elided": "133 float values"}, "y": {"elided": "133x2 float values"}}, {"boxpoints": "all", "fillcolor": "#ffa500", "hoverinfo": "name+text+y", "hovertext": {"elided": "133 str values"}, "line": {"color": "#ffa500"}, "marker": {"color": "rgba(0,0,0,0.5)", "size": 6}, "name": "Creeper", "pointpos": -0.5, "showlegend": true, "type": "box", "x": {"elided": "133 float values"}, "y": {"elided": "133 float values"}}], "layout": {"font": {"color": "black", "family": "Arial", "size": 12}, "margin": {"b": 50, "l": 50, "r": 50, "t": 50}, "plot_bgcolor": "white", "showlegend": true, "title": {"text": "Replika Record Distribution by Map"}, "xaxis": {"title": {"text": "Map"}}, "yaxis": {"title": {"text": "Time [s]"}}}}
